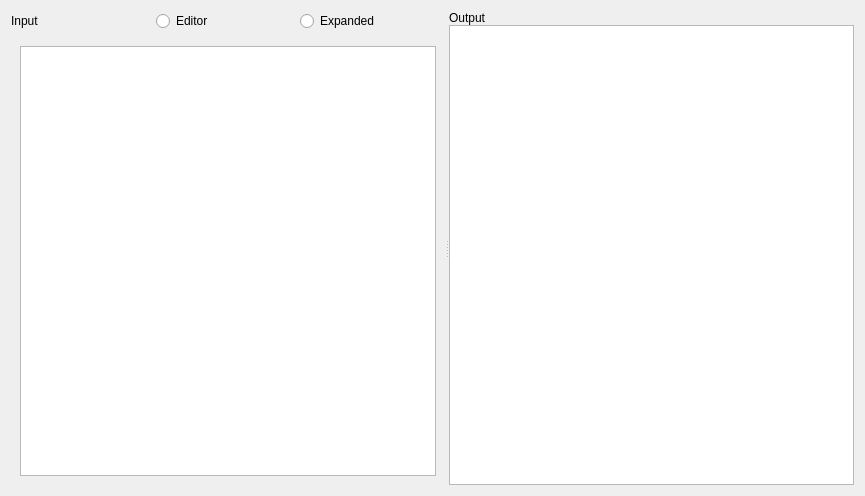
<?xml version="1.0" encoding="UTF-8"?>
<ui version="4.0">
 <class>Kites::EditorTab</class>
 <widget class="QWidget" name="Kites::EditorTab">
  <property name="geometry">
   <rect>
    <x>0</x>
    <y>0</y>
    <width>865</width>
    <height>496</height>
   </rect>
  </property>
  <property name="windowTitle">
   <string>Form</string>
  </property>
  <layout class="QGridLayout" name="gridLayout">
   <item row="0" column="0">
    <widget class="QSplitter" name="splitter">
     <property name="orientation">
      <enum>Qt::Orientation::Horizontal</enum>
     </property>
     <widget class="QWidget" name="layoutWidget">
      <layout class="QVBoxLayout" name="verticalLayout_4">
       <item>
        <layout class="QHBoxLayout" name="horizontalLayout">
         <property name="spacing">
          <number>0</number>
         </property>
         <item>
          <widget class="QLabel" name="label">
           <property name="text">
            <string>Input</string>
           </property>
          </widget>
         </item>
         <item>
          <widget class="QRadioButton" name="editorViewButton">
           <property name="text">
            <string>Editor</string>
           </property>
          </widget>
         </item>
         <item>
          <widget class="QRadioButton" name="expandedViewButton">
           <property name="text">
            <string>Expanded</string>
           </property>
          </widget>
         </item>
        </layout>
       </item>
       <item>
        <widget class="QStackedWidget" name="stackedWidget">
         <property name="currentIndex">
          <number>1</number>
         </property>
         <widget class="QWidget" name="page">
          <layout class="QVBoxLayout" name="verticalLayout_3">
           <item>
            <widget class="QTabWidget" name="documentTabs">
             <property name="documentMode">
              <bool>true</bool>
             </property>
             <property name="tabsClosable">
              <bool>true</bool>
             </property>
             <property name="movable">
              <bool>true</bool>
             </property>
            </widget>
           </item>
          </layout>
         </widget>
         <widget class="QWidget" name="page_2">
          <layout class="QVBoxLayout" name="verticalLayout">
           <item>
            <widget class="Editor" name="expandedTextEdit"/>
           </item>
          </layout>
         </widget>
        </widget>
       </item>
      </layout>
     </widget>
     <widget class="QWidget" name="layoutWidget">
      <layout class="QVBoxLayout" name="verticalLayout_2">
       <property name="spacing">
        <number>0</number>
       </property>
       <item>
        <layout class="QHBoxLayout" name="horizontalLayout_2">
         <item>
          <widget class="QLabel" name="label_2">
           <property name="text">
            <string>Output</string>
           </property>
          </widget>
         </item>
        </layout>
       </item>
       <item>
        <widget class="DisassemblyEditor" name="disassemblyTextEdit"/>
       </item>
      </layout>
     </widget>
    </widget>
   </item>
  </layout>
 </widget>
 <customwidgets>
  <customwidget>
   <class>Editor</class>
   <extends>QPlainTextEdit</extends>
   <header location="global">ui/editor_tab/main_editor.h</header>
  </customwidget>
  <customwidget>
   <class>DisassemblyEditor</class>
   <extends>QPlainTextEdit</extends>
   <header>ui/editor_tab/disassembly_editor.h</header>
  </customwidget>
 </customwidgets>
 <resources/>
 <connections/>
</ui>
